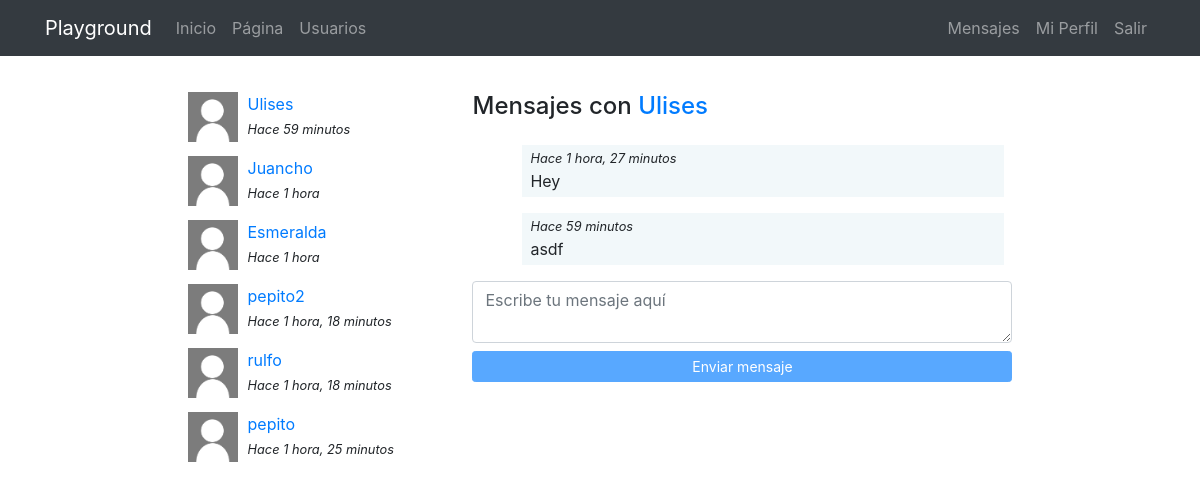
The app's page /messenger/thread/2/ (signed in) with its own data.
### messenger/models.py (models this page shows)
class Thread(models.Model):
    users = models.ManyToManyField(User, related_name="threads") # Para por medio de una relación inversa, accedemos a todos los hilos a los que
    messages = models.ManyToManyField(Message) # Almacenamos todos los mensajes que forman parte del Hilo (o instancia del modelo "Thread").
    updated = models.DateTimeField(auto_now=True)
    objects = ThreadManager() # Sobrescribimos el manager por default.
    class Meta:
        ordering = ["-updated"]

class Message(models.Model): # Para crear los mensajes.
    user = models.ForeignKey(User, on_delete=models.CASCADE) # De esta forma, si se borra el usuario, también se elimina la instancia.
    content = models.TextField() # Aquí irá el contenido del mensaje.
    created = models.DateTimeField(auto_now_add=True) # Registramos la fecha de creación del mensaje.
    class Meta:
        ordering = ["created"] # En este caso, conviene ordernar los mensajes del más antiguo al más moderno. Como en cualquier app de mensajería.

### messenger/views.py (the view)
# urls.py: path('thread/<int:pk>/', ThreadDetailView.as_view(), name="ThreadDetailView"), # Recordemos que "pk" siempre es el "id" de la instancia.
@method_decorator(login_required, name="dispatch") # Nos aseguramos que el usuario se encuentra logueado.
class ThreadDetailView(DetailView):
    model = Thread
    def get_object(self): # Esté método es propio de las "DetailView" ya que sólo se trata de un objeto a mostrar.
        obj = super(ThreadDetailView, self).get_object() # Recuperamos el objeto a mostrar.
        if self.request.user not in obj.users.all(): # De esta forma, nos aseguramos de que el usuario esta accediendo a un hilo del cual SÍ
            raise Http404 # Si no forma parte de la conversación arrojamos un error.
        else: # Siempre y cuando el usuario forme parte de la conversación regresamos el hilo.
            return obj

### messenger/templates/messenger/thread_detail.html (shortened to what this page needs)
{% extends 'core/base.html' %}
{% load static %}
{% block content %}
<main role="main">
  <div class="container">
    <div class="row mt-3">
      <div class="col-md-9 mx-auto mb-5">
        <div class="row">
          <div class="col-md-4">
            {% for thread in request.user.threads.all %}
              {% if thread.messages.all|length > 0 %}
                <div class="mb-3">
                  {% for user in thread.users.all %}
                    {% if user != request.user %}
                      {% if user.profile.avatar %}
                        <img src="{{user.profile.avatar.url}}" class="avatar">
                      {% else %}
                        <img src="{% static 'registration/img/no-avatar.jpg' %}" class="avatar">
                      {% endif %}
                      <div>
                        <a href="{% url 'app_messenger:ThreadDetailView' thread.pk %}">{{user}}</a><br>
                        <small><i>Hace {{ thread.messages.last.created|timesince }}</i></small>
                      </div>
                    {% endif %}
                  {% endfor %}
                </div>
              {% endif %}
            {% endfor %}
          </div>
          <div class="col-md-8">
            {% for user in thread.users.all %}
              {% if user != request.user %}
                <h4 class="mb-4">Mensajes con <a href="{% url 'app_profiles:ProfilesDetailView' user %}">{{user}}</a></h4>
              {% endif %}
            {% endfor %}
            <div class="thread" id="thread">
              {% for message in object.messages.all %}
                <div {% if request.user == message.user %}class="mine mb-3"{% else %}class="other mb-3"{% endif %}>
                  <small><i>Hace {{message.created|timesince}}</i></small><br>
                  {{message.content}}
                </div>
              {% endfor %}
            </div>
            <textarea id="content" class="form-control mb-2" rows="2" placeholder="Escribe tu mensaje aquí"></textarea>
            <button id="send" class="btn btn-primary btn-sm btn-block" disabled>Enviar mensaje</button>
          </div>
        </div>
    </div>
  </div>
</main>
{% endblock %}

### core/templates/core/base.html (shortened to what this page needs)
<!DOCTYPE html>
<html lang="es">
  <head>
    {% load static %}
    <link href="{% static 'core/vendor/bootstrap/css/bootstrap.min.css' %}" rel="stylesheet">
    <link href="{% static 'core/vendor/font-awesome/css/font-awesome.min.css' %}" rel="stylesheet" type="text/css">
    <link href="{% static 'core/css/main.css' %}" rel="stylesheet">
  </head>
  <body>
    <body>
      <nav class="navbar navbar-expand-lg navbar-dark bg-dark">
        <div class="container">
          <a class="navbar-brand" href="{% url 'app_core:home' %}">Playground</a>
          <div class="collapse navbar-collapse" id="ned">
            <ul class="navbar-nav mr-auto">
              <li class="nav-item">
                <a class="nav-link" href="{% url 'app_core:home' %}">Inicio</a>
              </li>
              <li class="nav-item">
                <a class="nav-link" href="{% url 'app_pages:PageListView' %}">Página</a>
              </li>
              {% if request.user.is_authenticated %}
              <li class="nav-item">
                <a class="nav-link" href="{% url 'app_profiles:ProfilesListView' %}" target="_self">Usuarios</a>
              </li>
              {% endif %}
            </ul>
            <ul class="navbar-nav">
              {% if request.user.is_authenticated %}
              <li class="nav-item">
                <a class="nav-link" href="{% url 'app_messenger:ThreadList' %}" target="_self">Mensajes</a>
              </li>
              <li class="nav-item">
                <a class="nav-link" href="{% url 'app_registration:ProfileUpdate' %}" target="_self">Mi Perfil</a>
              </li>
              <li class="nav-item">
                <a class="nav-link" href="{% url 'logout' %}" target="_self">Salir</a>
              </li>
              {% else %}
              <li class="nav-item">
                <a class="nav-link" href="{% url 'login' %}" target="_self">Acceder</a>
              </li>
              {% endif %}
            </ul>
          </div>
        </div>
      </nav>
      {% block content %}{% endblock %}
  </body>
</html>

### core/static/core/css/main.css (style rules this page uses)
main { padding-top: 20px; }
:root { --jumbotron-padding-y: 3rem; }

### messenger/templates/messenger/thread_detail.html (style rules this page uses)
.avatar { width:50px; height:50px; float:left; margin-right:10px; }
.thread { max-height:300px; overflow-y:auto; padding:0 0.5em; }
.mine { padding:0 0.5em 0.25em; background-color:rgba(230,242,245,.5); width:92%; margin-left:8%; }

### records on screen
Thread: messages.last.created "59 minutos"
Thread: messages.last.created "1 hora"
Thread: messages.last.created "1 hora"
Thread: messages.last.created "1 hora, 18 minutos"
Thread: messages.last.created "1 hora, 18 minutos"
Thread: messages.last.created "1 hora, 25 minutos"
Message: created "1 hora, 27 minutos", content "Hey"
Message: created "59 minutos", content "asdf"

### other values on screen
{{ user }} "Ulises"
{{ user }} "Juancho"
{{ user }} "Esmeralda"
{{ user }} "pepito2"
{{ user }} "rulfo"
{{ user }} "pepito"
